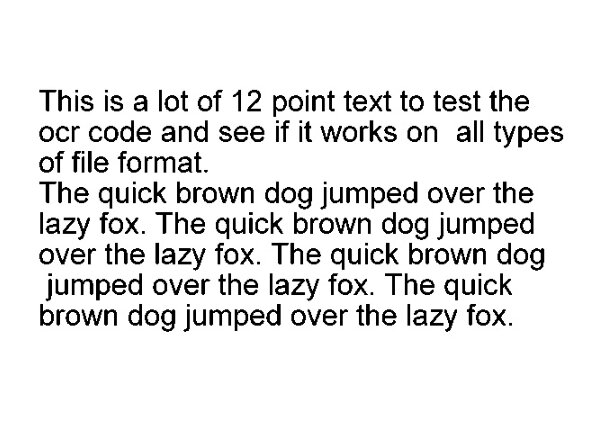
#> input picture data/outputmini.jpg, 590 x 446 px
$ jupyter execute --allow-errors 'Reading Aid.ipynb'
#> lines starting #> are read from the running program, lines starting #| are printed output that depends on the picture; after the words box and inside, x2 and y2 are one past the last pixel; in counts of white or black regions, pixels touching at a corner belong together
# Reading Aid Project

## Module 1: Fetching and Conversion of Image File

### ~Opening Image via inbuilt tkinter file dialog library

[cell 1]
from tkinter import *
from tkinter.filedialog import askopenfilename
root = Tk()
root.withdraw()
file_path = askopenfilename()
#> the answer given: data/outputmini.jpg
print(file_path)
root.destroy()

### ~Converion of Image using Pillow library

[cell 2]
import cv2
import pyttsx3
import pytesseract
import numpy as np
from PIL import Image
from matplotlib import pyplot as plt
image_file=file_path
if(file_path[-4:]=='.jpg'):
    im=Image.open(file_path)
#> im is the input picture: PIL image 590x446 L; min 0, max 255, mean 231.8
    im=im.convert('RGB')
#> im: PIL image 590x446 RGB
    im.save("jpg_image.jpg")
    img=cv2.imread("C:/Users/jayas/Desktop/OCR/data/outputmini.jpg")
else:
    img=cv2.imread(image_file)

### ~display function

[cell 3]
def display(im_path):
#> called with im_path = 'data/outputmini.jpg'
    dpi = 80
    im_data = plt.imread(im_path)

    height, width  = im_data.shape[:2]
#> height = 446; width = 590

    figsize = width / float(dpi), height / float(dpi)
#> figsize = (7.38, 5.58)


    fig = plt.figure(figsize=figsize)
    ax = fig.add_axes([0, 0, 1, 1])


    ax.axis('off')


    ax.imshow(im_data, cmap='gray')

    plt.show()

[cell 4]
display(image_file)

## Module 2: Image Preprocessing

### ~Image Inversion using bitwise_not operation

[cell 5]
inverted_image = cv2.bitwise_not(img)
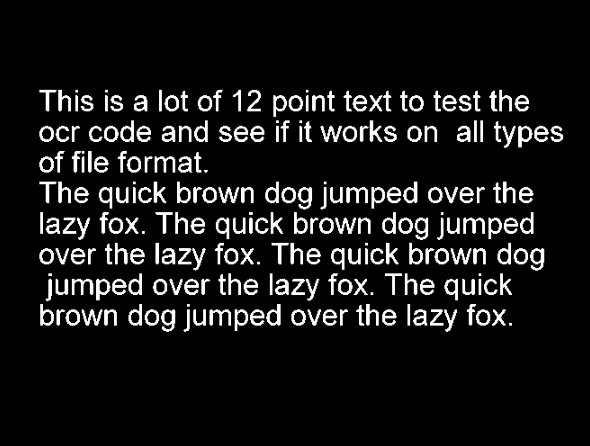
#> inverted_image: shape (446, 590, 3); min 0, max 255, mean 23.2
cv2.imwrite("temp/outputmini2.png ", inverted_image)
#> Out = True

#> (a cell that did not finish here is left out)


### ~grayscale function

[cell 7]
def grayscale(image):
    return cv2.cvtColor(image, cv2.COLOR_BGR2GRAY)

[cell 8]
gray_image = grayscale(img)
cv2.imwrite("temp/gray.jpg",gray_image)
#> Out = True

[cell 9]
display("temp/gray.jpg")

### ~B/W Conversion

[cell 10]
thresh, im_bw=cv2.threshold(gray_image, 210, 230, cv2.THRESH_BINARY)
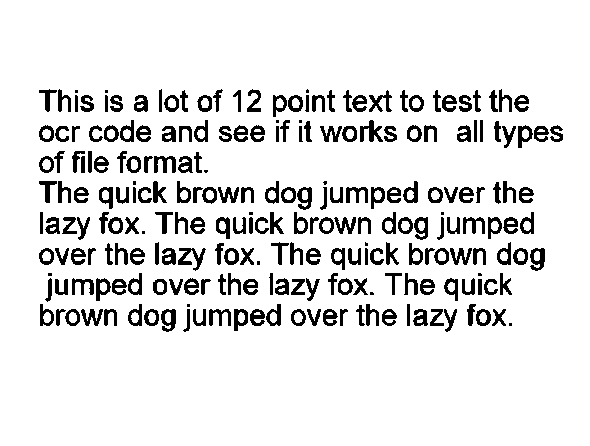
#> im_bw: shape (446, 590); values 0 (black) and 230 (white), 89.2% white; 235 black regions (18 under 20 px), largest, box (x1, y1, x2, y2) and area: (178, 248, 206, 271) 264, (360, 120, 383, 142) 249, (154, 156, 176, 173) 221
cv2.imwrite("temp/bw_image.jpg", im_bw)
#> Out = True

[cell 11]
display("temp/bw_image.jpg")
#> call 4 of display, with im_path = 'temp/bw_image.jpg'
#> in display (call 4), `im_data = plt.imread(im_path)`:
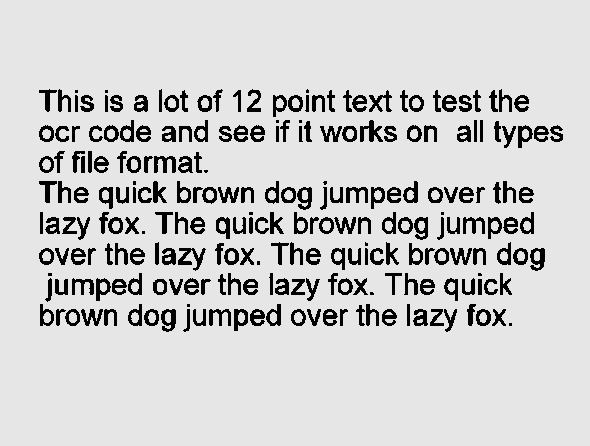
#> im_data: shape (446, 590); min 0, max 239, mean 205.2

### ~Removing noise from Image

[cell 12]
def noise_removal(image):
    kernel=np.ones((1,1), np.uint8)
    image=cv2.dilate(image, kernel, iterations=1)
    image=cv2.erode(image, kernel, iterations=1)
    image=cv2.morphologyEx(image, cv2.MORPH_CLOSE, kernel)
    image=cv2.medianBlur(image, 3)
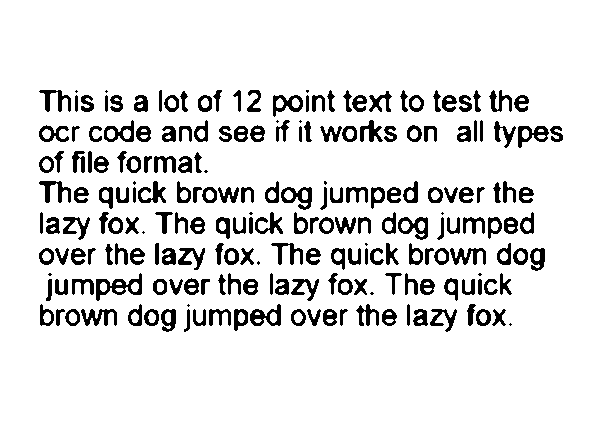
#> image: shape (446, 590); values 0 (black) and 230 (white), 89.3% white; 211 black regions (18 under 20 px), largest, box (x1, y1, x2, y2) and area: (96, 273, 142, 301) 486, (281, 187, 312, 210) 341, (250, 304, 281, 326) 336
    return(image)

[cell 13]
no_noise=noise_removal(im_bw)
cv2.imwrite("temp/no_noise.jpg",no_noise)
#> Out = True

[cell 14]
display("temp/no_noise.jpg")
#> in display (call 5), `im_data = plt.imread(im_path)`:
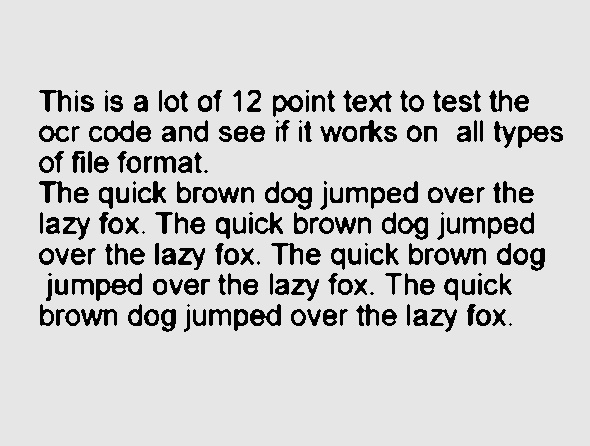
#> im_data: shape (446, 590); min 0, max 238, mean 205.5

### ~Image Erosion

[cell 15]
def thinning(image):
    image=cv2.bitwise_not(image)
    kernel=np.ones((2,2) ,np.uint8)
    image=cv2.erode(image, kernel, iterations=1)
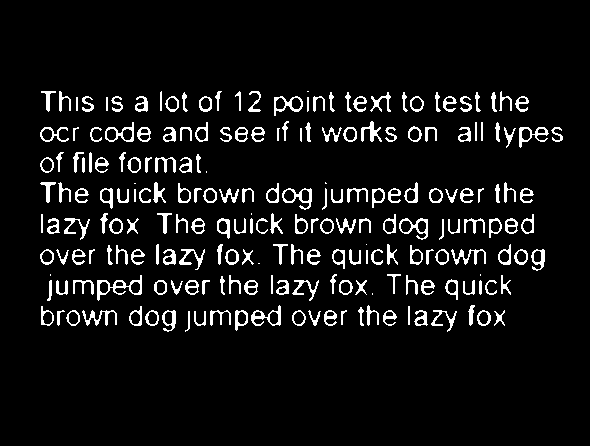
#> image: shape (446, 590); values 25 (black) and 255 (white), 6.9% white in thin lines or dots, all inside (x1, y1, x2, y2) = (40, 91, 563, 332)
    image=cv2.bitwise_not(image)
    return (image)

[cell 16]
eroded_image=thinning(no_noise)
cv2.imwrite("temp/eroded_image.jpg",eroded_image)
#> Out = True

[cell 17]
display("temp/eroded_image.jpg")
#> in display (call 6), `im_data = plt.imread(im_path)`:
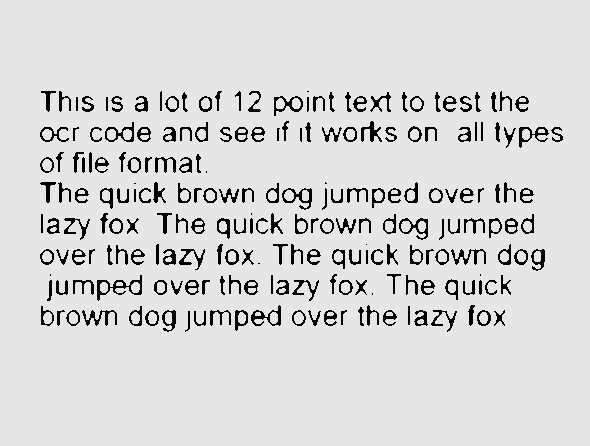
#> im_data: shape (446, 590); min 0, max 239, mean 214.1

### ~Image Dilation

[cell 18]
def thickening(image):
    image=cv2.bitwise_not(image)
    kernel=np.ones((2,2) ,np.uint8)
    image=cv2.dilate(image, kernel, iterations=1)
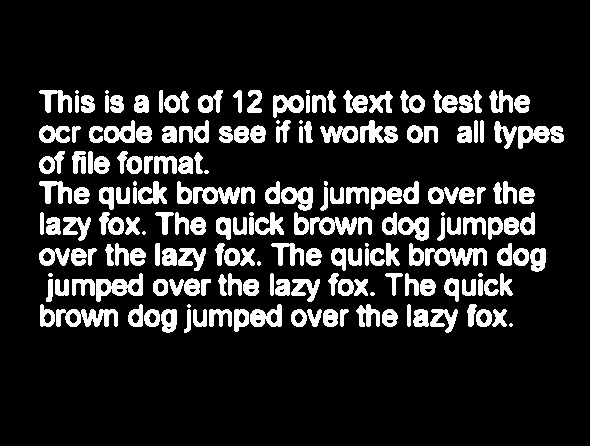
#> image: shape (446, 590); values 25 (black) and 255 (white), 14.6% white; 194 white regions (18 under 20 px), largest, box (x1, y1, x2, y2) and area: (425, 248, 487, 266) 716, (56, 309, 118, 327) 714, (96, 273, 143, 302) 643
    image=cv2.bitwise_not(image)
    return (image)

[cell 19]
dilated_image=thickening(no_noise)
cv2.imwrite("temp/dilated_image.jpg",dilated_image)
#> Out = True

[cell 20]
display("temp/dilated_image.jpg")
#> in display (call 7), `im_data = plt.imread(im_path)`:
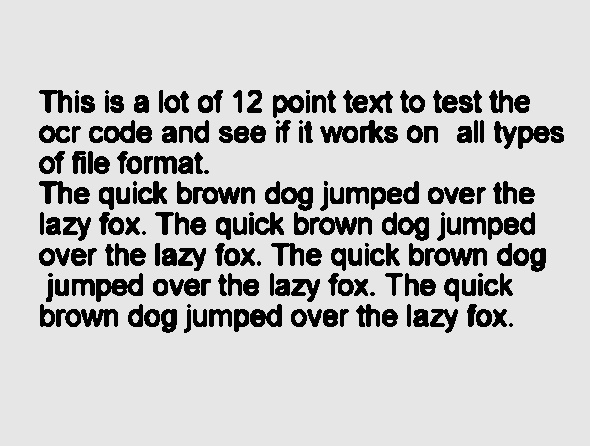
#> im_data: shape (446, 590); min 0, max 238, mean 196.6

### ~Removal of Unwanted Borders

[cell 21]
color=[255, 255, 255]
top, bottom, left, right=[150]*4
image_with_border=cv2.copyMakeBorder(no_noise, top, bottom, left, right, cv2.BORDER_CONSTANT, value=color)
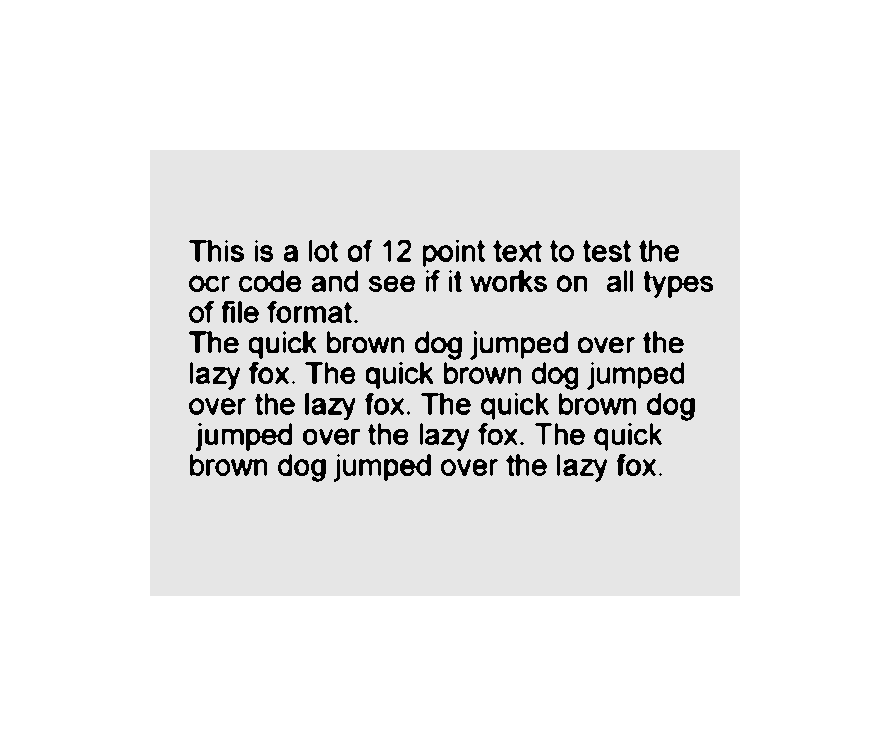
#> image_with_border: shape (746, 890); min 0, max 255, mean 235.3
cv2.imwrite("temp/image_with_border.jpg",image_with_border)
#> Out = True

[cell 22]
display("temp/image_with_border.jpg")
